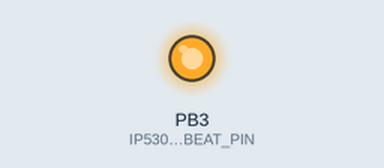
Simulated run of this sketch. Board: ATtiny85, built with avr-gcc and run on an emulated ATtiny85. Parts: output pins drawn as LEDs (lit = HIGH).

Above: at 15.0 s.
Timing chart, 0 to 39.0 s (numbered marks = the images above):
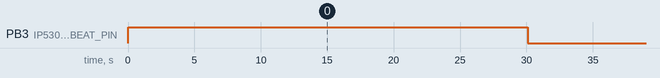

Measured:
- by itself, PB3 (IP5306_HEARTBEAT_PIN): alternates HIGH for 0.10 s and LOW for 29.9 s

The sketch:

hrtbeat.ino
```cpp
/*
 * IP5306 Heartbeat sketch adapted for ATtiny85
 *
 * Simulates button press every 15 seconds to keep IP5306 awake
 *
 * @author     Adapted by ChatGPT
 * @version    V1.2.1
 * @since      25th April 2025
 * @hardware   ATtiny85
 */

// Pin definitions
#define IP5306_HEARTBEAT_PIN 3  // ATtiny85 pin PB3 (digital pin 3)

unsigned long Delay_IP5306_Heartbeat;
unsigned long Delay_IP5306_Heartbeat_Led;

const unsigned long IP5306_HEARTBEAT_TIMEOUT = 30000; // 15 seconds between heartbeats
const unsigned long HOLD_TIME = 100; // Button "hold" time in ms

bool ButtonD = false;

void setup() {
  pinMode(IP5306_HEARTBEAT_PIN, OUTPUT);
  digitalWrite(IP5306_HEARTBEAT_PIN, HIGH); // Ensure pin is low initially

  Delay_IP5306_Heartbeat_Led = Delay_IP5306_Heartbeat = millis(); // Initialize timers
}

void IP5306_Heartbeat() {
  /*
   * Simulates a button press using BC547B every 15s.
   * IP5306 interprets 30ms–2s press as a valid "short press"
   */
  unsigned long now = millis();

  if (!ButtonD && (now - Delay_IP5306_Heartbeat) >= IP5306_HEARTBEAT_TIMEOUT) {
    ButtonD = true;
    Delay_IP5306_Heartbeat_Led = IP5306_HEARTBEAT_TIMEOUT + HOLD_TIME;
    digitalWrite(IP5306_HEARTBEAT_PIN, HIGH); // Press
  }
  else if (ButtonD && (now - Delay_IP5306_Heartbeat) >= Delay_IP5306_Heartbeat_Led) {
    ButtonD = false;
    Delay_IP5306_Heartbeat += IP5306_HEARTBEAT_TIMEOUT;
    digitalWrite(IP5306_HEARTBEAT_PIN, LOW); // Release
  }
}

void loop() {
  IP5306_Heartbeat(); // Run heartbeat logic
}
```
